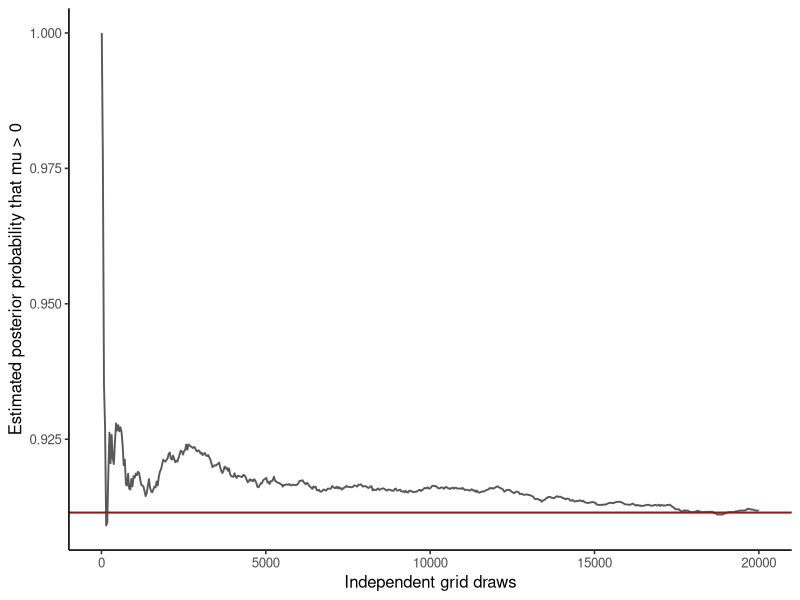

Here is the R script that generated this plot:
## ---- chunk 1
#| label: provo-grid-monte-carlo
provo <- read.csv("data/provo/passage-summaries.csv", stringsAsFactors = FALSE)
y <- provo$noun_minus_verb_log_ffd
N <- length(y)
nu <- 4
prior_scale <- 2 * sd(y)

log_sum_exp <- function(x) {
  maximum <- max(x)
  maximum + log(sum(exp(x - maximum)))
}

log_posterior_eta <- function(eta) {
  mu <- eta[1]
  sigma <- exp(eta[2])
  sum(dt((y - mu) / sigma, df = nu, log = TRUE) - log(sigma)) +
    dnorm(mu, 0, prior_scale, log = TRUE) +
    log(2) + dnorm(sigma, 0, prior_scale, log = TRUE) + eta[2]
}

mode_fit <- optim(
  c(median(y), log(mad(y))),
  function(eta) -log_posterior_eta(eta),
  method = "BFGS", hessian = TRUE,
  control = list(reltol = 1e-12, maxit = 1000L)
)
local_sd <- sqrt(diag(solve(mode_fit$hessian)))
mu_grid <- seq(mode_fit$par[1] - 7 * local_sd[1],
               mode_fit$par[1] + 7 * local_sd[1], length.out = 321L)
log_sigma_grid <- seq(mode_fit$par[2] - 7 * local_sd[2],
                      mode_fit$par[2] + 7 * local_sd[2], length.out = 321L)
grid <- expand.grid(mu = mu_grid, log_sigma = log_sigma_grid)
grid$log_kernel <- apply(grid, 1, log_posterior_eta)
grid$weight <- exp(grid$log_kernel - log_sum_exp(grid$log_kernel))

set.seed(2026101802)
S <- 20000L
draw_indices <- sample(seq_len(nrow(grid)), S, replace = TRUE,
                       prob = grid$weight)
draws <- grid[draw_indices, ]

quadrature <- c(
  mean_mu = sum(grid$mu * grid$weight),
  probability_mu_positive = sum(grid$weight[grid$mu > 0]),
  mean_exp_mu = sum(exp(grid$mu) * grid$weight)
)
estimate <- c(
  mean(draws$mu), mean(draws$mu > 0), mean(exp(draws$mu))
)
mcse <- c(
  sd(draws$mu) / sqrt(S),
  sqrt(estimate[2] * (1 - estimate[2]) / S),
  sd(exp(draws$mu)) / sqrt(S)
)

stopifnot(N == 55L, abs(sum(grid$weight) - 1) < 1e-12)
data.frame(functional = names(quadrature), quadrature, estimate, mcse)
## ---- chunk 2
#| label: plot-provo-monte-carlo-running
#| fig-cap: "Running Monte Carlo estimate of the passage-level Student-t model directional probability. The horizontal line is the quadrature reference."
library(ggplot2)
running <- cumsum(draws$mu > 0) / seq_len(S)
display_index <- unique(round(seq(10, S, length.out = 600L)))
running_display <- data.frame(
  draws = display_index,
  estimate = running[display_index]
)

ggplot(running_display, aes(draws, estimate)) +
  geom_line(color = "grey35", linewidth = 0.65) +
  geom_hline(yintercept = quadrature[2], color = "#8B1A1A", linewidth = 0.7) +
  labs(x = "Independent grid draws",
       y = "Estimated posterior probability that mu > 0") +
  theme_classic(base_size = 12)
